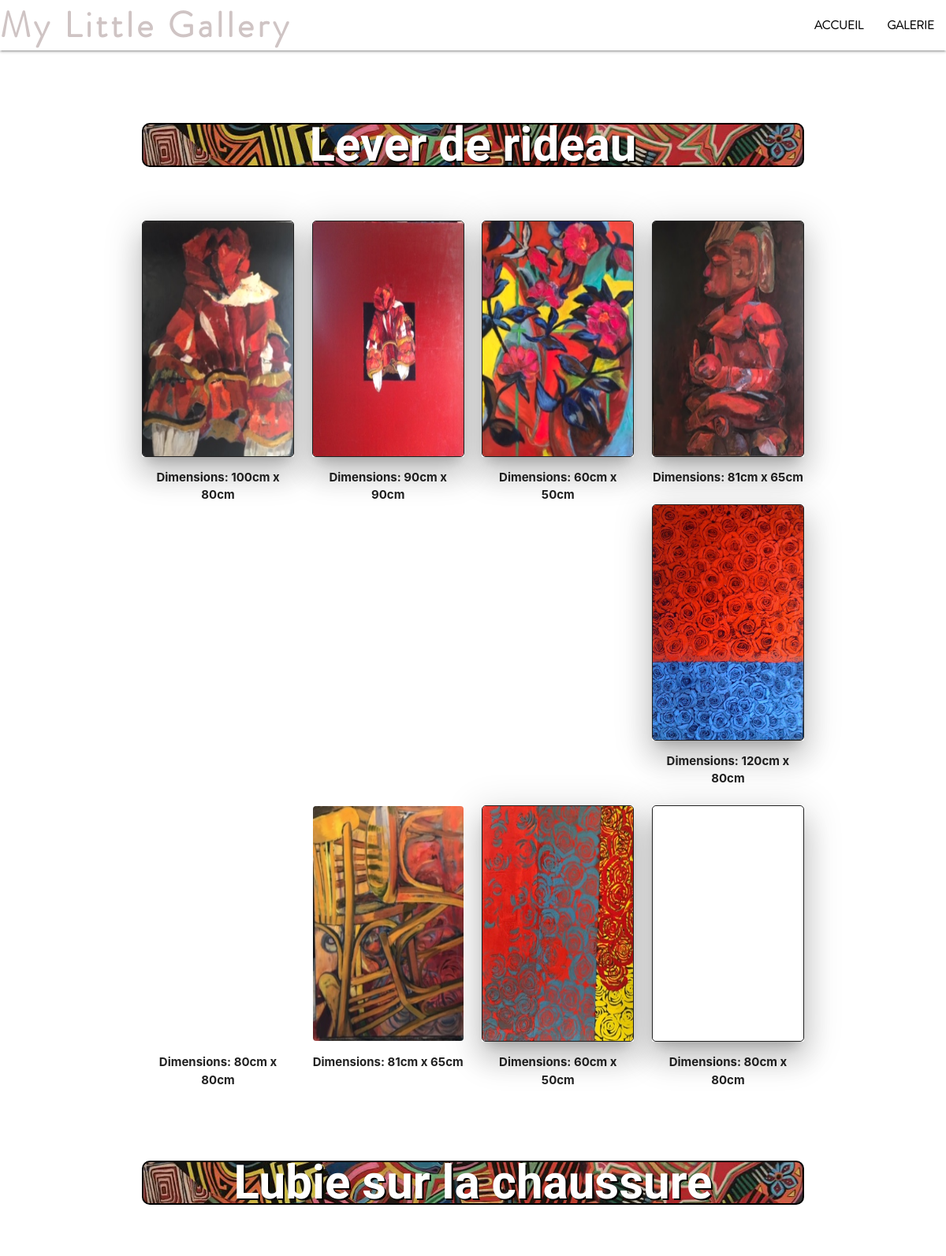
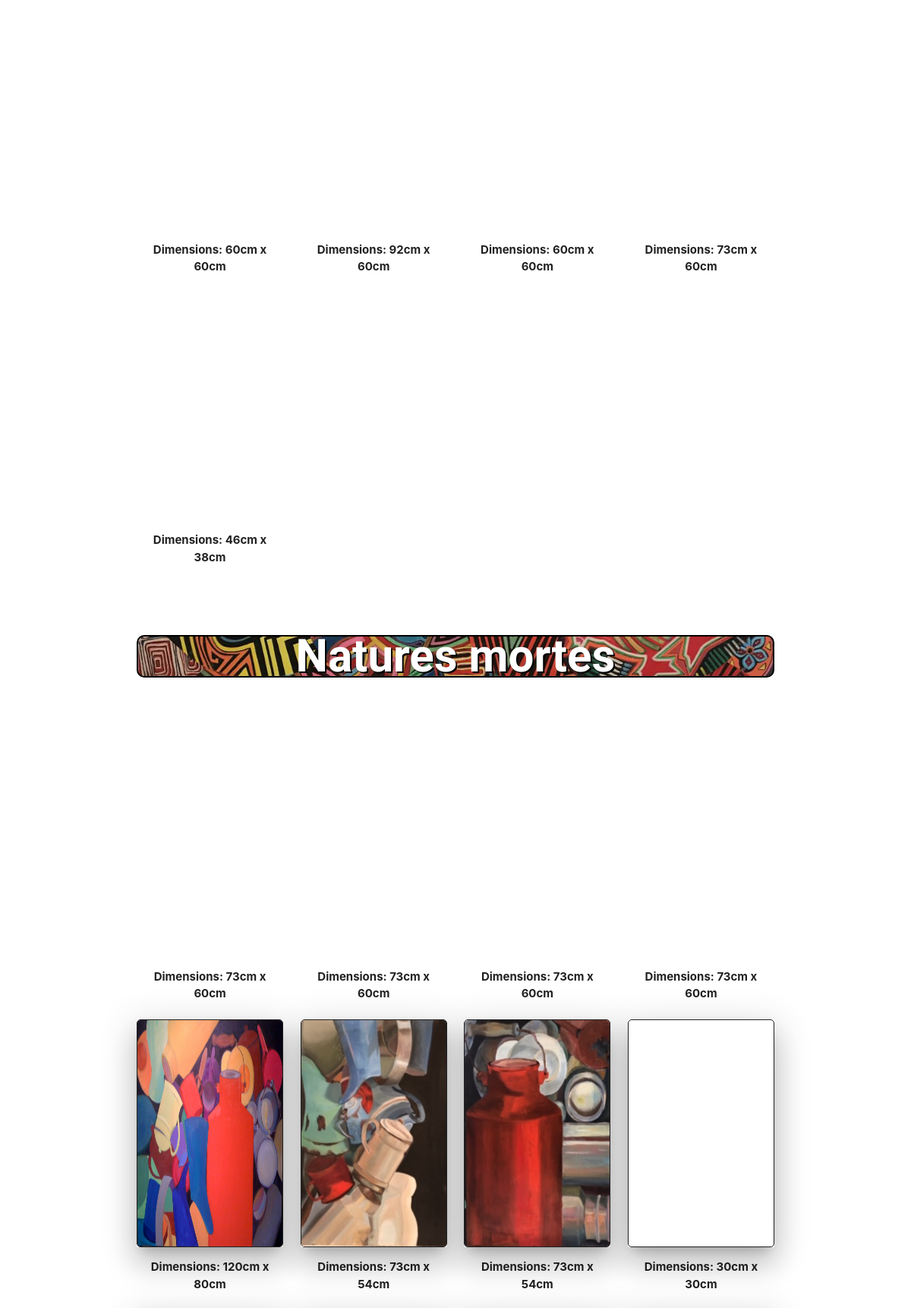
The page /Views/gallery.php (upper part) on the database its author committed (2 pictures, top to bottom).
### tables this page shows
CREATE TABLE IF NOT EXISTS `gallery_category` (
  `category_id` int(11) NOT NULL AUTO_INCREMENT,
  `category_categories` varchar(100) NOT NULL,
  PRIMARY KEY (`category_id`)
);

CREATE TABLE IF NOT EXISTS `gallery_paintin` (
  `paintin_id` int(11) NOT NULL AUTO_INCREMENT,
  `paintin_files` varchar(100) NOT NULL,
  `category_id` int(11) NOT NULL,
  `dimension_id` int(11) NOT NULL,
  PRIMARY KEY (`paintin_id`),
  KEY `gallery_paintin_gallery_category_FK` (`category_id`),
  KEY `gallery_paintin_gallery_dimension0_FK` (`dimension_id`)
);

CREATE TABLE IF NOT EXISTS `gallery_dimension` (
  `dimension_id` int(11) NOT NULL AUTO_INCREMENT,
  `dimension_dimensions` varchar(100) NOT NULL,
  PRIMARY KEY (`dimension_id`)
);

### Controllers/galleryCtrl.php (called while the page is built)
<?php
require_once '../Models/Database.php';
require_once '../Models/Paintins.php';
require_once '../Models/Categories.php';
$paintin = new Paintins();
$category = new Categories();
$resultCategory = $category->selectCategory();

### Models/Database.php (called while the page is built, shortened)
<?php
class Database
{
    public function __construct()
    {
        try {
            $this->db = new PDO('mysql:host=localhost;dbname=gallery;charset=utf8', 'root', '');
        } catch (Exception $e) {
            die('Erreur : ' . $e->getMessage());
        }
    }
}

### Models/Categories.php (called while the page is built, shortened)
<?php
class Categories extends Database
{
    public function selectCategory()
    {
        $req = $this->db->query('SELECT * FROM gallery_category');
        $reqFetch = $req->fetchAll(PDO::FETCH_ASSOC);
        return $reqFetch;
    }
}

### Models/Paintins.php (called while the page is built, shortened)
<?php
class Paintins extends Database
{
    public function selectPaintinByCategory($idCategory)
    {
        $req = $this->db->query('SELECT gallery_paintin.paintin_id, gallery_paintin.paintin_files, gallery_paintin.dimension_id, gallery_paintin.category_id, gallery_category.category_id ,gallery_category.category_categories, gallery_dimension.dimension_dimensions
                                FROM gallery_paintin
                                INNER JOIN gallery_category
                                ON gallery_paintin.category_id = gallery_category.category_id
                                INNER JOIN gallery_dimension
                                ON gallery_paintin.dimension_id = gallery_dimension.dimension_id
                                WHERE gallery_category.category_id =' . $idCategory);
        $reqFetch = $req->fetchAll(PDO::FETCH_ASSOC);
        return $reqFetch;
    }
}

### Views/gallery.php (the view, shortened to what this page needs)
<?php
require_once '../Controllers/galleryCtrl.php';
?>
<!DOCTYPE html>
<html lang="fr">
<head>
    <link rel="stylesheet" href="https://cdnjs.cloudflare.com/ajax/libs/materialize/1.0.0/css/materialize.min.css" />
    <link rel="stylesheet" href="../assets/css/style.css" />
</head>
<body>
    <div class="row" id="marginBottomRow">
        <div class="col l12" id="paddingCol">
            <nav class="nav-extended white">
                <div class="nav-wrapper">
                    <a href="../index.php" class="brand-logo" id="titleNav">My Little Gallery</a>
                    <ul id="nav-mobile" class="right hide-on-med-and-down">
                        <li><a class="black-text linkNav" href="../index.php">Accueil</a></li>
                        <li><a class="black-text linkNav" href="gallery.php">Galerie</a></li>
                    </ul>
                </div>
            </nav>
            <div class="container">
                <div class="row marginTop center-align">
                    <?php
                    foreach ($resultCategory as $valueCategories) {
                    ?>
                        <div class="col l12 col m12 col s12 marginTop">
                            <p class="titleOfCategory center-align titleFrame"><?= $valueCategories['category_categories'] ?></p>
                        </div>
                        <?php
                        $arrayCategories = $paintin->selectPaintinByCategory($valueCategories['category_id']);
                        foreach ($arrayCategories as $valuePaintins) {
                        ?>
                            <div class="col l3 col m6 col s10 offset-s1">
                                <div class="card small materialboxed z-depth-5">
                                    <img src="<?= $valuePaintins['paintin_files'] ?>" alt="Tableau de Françoise Chouzenoux" class="paintinCardGalerie" />
                                </div>
                                <p class="center-align dimensionFont">Dimensions: <?= $valuePaintins['dimension_dimensions'] ?></p>
                            </div>
                    <?php
                        }
                    }
                    ?>
                </div>
            </div>
        </div>
    </div>
</body>
</html>

### assets/css/style.css (style rules this page uses)
#marginBottomRow { margin-bottom: 0; }
#paddingCol { padding: 0; }
.marginTop { margin-top: 2vh; }
#titleNav { font-size: 3rem; font-family: 'Brandon Grotesque Light'; letter-spacing: .10em; color: #cfc4c4; font-weight: bold; }
.linkNav { font-family: 'Brandon Grotesque Light'; text-transform: uppercase; font-weight: bold; }
.paintinCardGalerie { width: 100%; height: 100%; border: solid 1px; border-radius: 5px; }
.titleFrame { height: 7vh; background-image: url('../img/categoryFond.jpg'); background-size: cover; background-repeat: no-repeat; background-position: center center; border: 2px solid black; border-radius: 10px; }
.titleOfCategory { display: flex; justify-content: center; align-items: center; font-weight: bold; font-size: 4rem; font-family: 'Tangerine'; color: white; text-shadow: 2px 2px black; }
.dimensionFont { font-weight: bold; }

### rows shown on the page
gallery_category: category_categories "Lever de rideau"
gallery_paintin: paintin_files (picture), dimension.dimension_dimensions "100cm x 80cm"
gallery_paintin: paintin_files (picture), dimension.dimension_dimensions "90cm x 90cm"
gallery_paintin: paintin_files (picture), dimension.dimension_dimensions "60cm x 50cm"
gallery_paintin: paintin_files (picture), dimension.dimension_dimensions "81cm x 65cm"
gallery_paintin: paintin_files (picture), dimension.dimension_dimensions "120cm x 80cm"
gallery_paintin: paintin_files (picture), dimension.dimension_dimensions "80cm x 80cm"
gallery_paintin: paintin_files (picture), dimension.dimension_dimensions "81cm x 65cm"
gallery_paintin: paintin_files (picture), dimension.dimension_dimensions "60cm x 50cm"
gallery_paintin: paintin_files (picture), dimension.dimension_dimensions "80cm x 80cm"
gallery_category: category_categories "Lubie sur la chaussure"
gallery_paintin: paintin_files (picture), dimension.dimension_dimensions "60cm x 60cm"
gallery_paintin: paintin_files (picture), dimension.dimension_dimensions "92cm x 60cm"
gallery_paintin: paintin_files (picture), dimension.dimension_dimensions "60cm x 60cm"
gallery_paintin: paintin_files (picture), dimension.dimension_dimensions "73cm x 60cm"
gallery_paintin: paintin_files (picture), dimension.dimension_dimensions "46cm x 38cm"
gallery_category: category_categories "Natures mortes"
gallery_paintin: paintin_files (picture), dimension.dimension_dimensions "73cm x 60cm"
gallery_paintin: paintin_files (picture), dimension.dimension_dimensions "73cm x 60cm"
gallery_paintin: paintin_files (picture), dimension.dimension_dimensions "73cm x 60cm"
gallery_paintin: paintin_files (picture), dimension.dimension_dimensions "73cm x 60cm"
gallery_paintin: paintin_files (picture), dimension.dimension_dimensions "120cm x 80cm"
gallery_paintin: paintin_files (picture), dimension.dimension_dimensions "73cm x 54cm"
gallery_paintin: paintin_files (picture), dimension.dimension_dimensions "73cm x 54cm"
gallery_paintin: paintin_files (picture), dimension.dimension_dimensions "30cm x 30cm"
